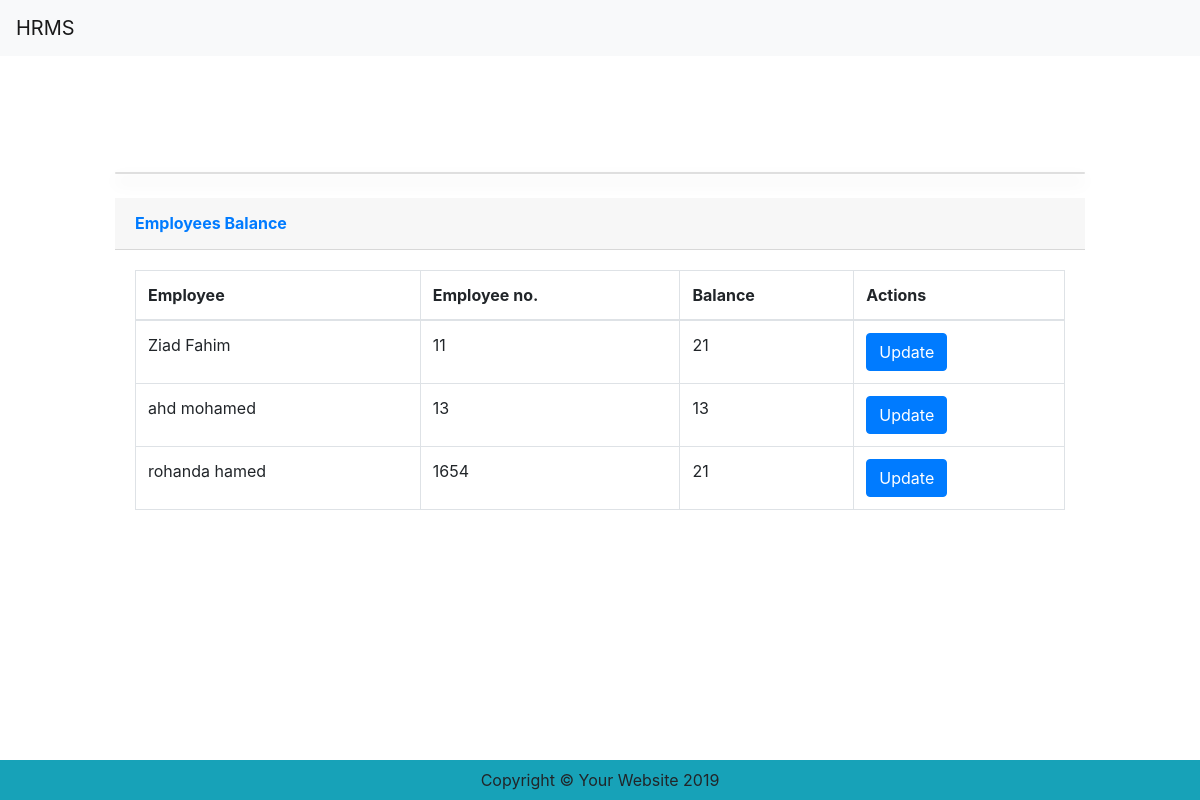
Page /employees/balance/ on the committed database.
### employees/models.py (models this page shows, shortened)
class Employee(models.Model):
    user=models.ForeignKey(User, on_delete=models.CASCADE,null=True,blank=True)
    employee_name=models.CharField(max_length=50)
    employee_email=models.CharField(max_length=50)
    employee_number=models.CharField(max_length=50)
    GENDER_CHOICE = [
        ('Male', 'Male'),
        ('Female', 'Female'),
    ]
    gender = models.CharField(
        max_length=10,
        choices=GENDER_CHOICE,
        default="",
    )
    nationality=models.CharField(max_length=50)
    address=models.CharField(max_length=50)
    ID_CHOICE = [
        ('National_ID', 'National_ID'),
        ('Passport', 'Passport'),
    ]
    id_type=models.CharField(
        max_length=20,
        choices=ID_CHOICE,
        default="",
    )
    hire_date=models.DateTimeField(auto_now=False, auto_now_add=False)
    SOCIAL_CHOICE = [
        ('Single', 'Single'),
        ('Maried', 'Maried'),
    ]
    social_status=models.CharField(
        max_length=20,
        choices=SOCIAL_CHOICE,
        default="",
    )
    date_birth=models.DateTimeField(auto_now=False, auto_now_add=False)
    blace_birth=models.CharField(max_length=50)
    Mobile=models.CharField(max_length=50)
    idd=models.CharField(max_length=50)
    insured=models.BooleanField()
    is_active=models.BooleanField()
    has_medical=models.BooleanField()
    leaves_balance=models.CharField(max_length=50)

### employees/views.py (the view)
# urls.py: path("balance/", views.employee_balance, name="employee_balance"),
def employee_balance(request):
    balance = Employee.objects.all()
    context = {
        'balance' : balance ,
    }
    return render(request,'employee_balance.html',context)

### templates/employee_balance.html (shortened to what this page needs)
{% extends './base.html' %} {% block content %}
<div class="row justify-content-center ">
    <div class="col-10 ">
        <div class="card shadow mb-4 mt-3"></div>
        <div class="card-header py-3">
            <h6 class="m-0 font-weight-bold text-primary">Employees Balance </h6>
        </div>
        <div class="card-body">
            <div class="table-responsive">
                <table class="table table-bordered" id="dataTable" width="100%" cellspacing="0">
                    <thead>
                        <tr>
                            <th>Employee</th>
                            <th>Employee no.</th>
                            <th>Balance</th>
                            <th>Actions</th>
                        </tr>
                    </thead>
                    <tbody>
                        {% for i in balance %}
                        <tr>
                            <td>{{ i.employee_name}}</td>
                            <td>{{ i.employee_number }}</td>
                            <td>{{ i.leaves_balance}}</td>
                            <td>
                                <div class="btn-group">
                                     <a class="btn btn-primary" href="{% url 'add_balance' pk=i.id%}">Update</a>
                                </div>
                            </td>
                        </tr>
                        {% endfor %}
                    </tbody>
                </table>
            </div>
        </div>
    </div>
</div>
</div>
{% endblock %}

### rows in the picture
Employee: employee_name "Ziad Fahim", employee_number "11", leaves_balance "21"
Employee: employee_name "ahd mohamed", employee_number "13", leaves_balance "13"
Employee: employee_name "rohanda hamed", employee_number "1654", leaves_balance "21"
